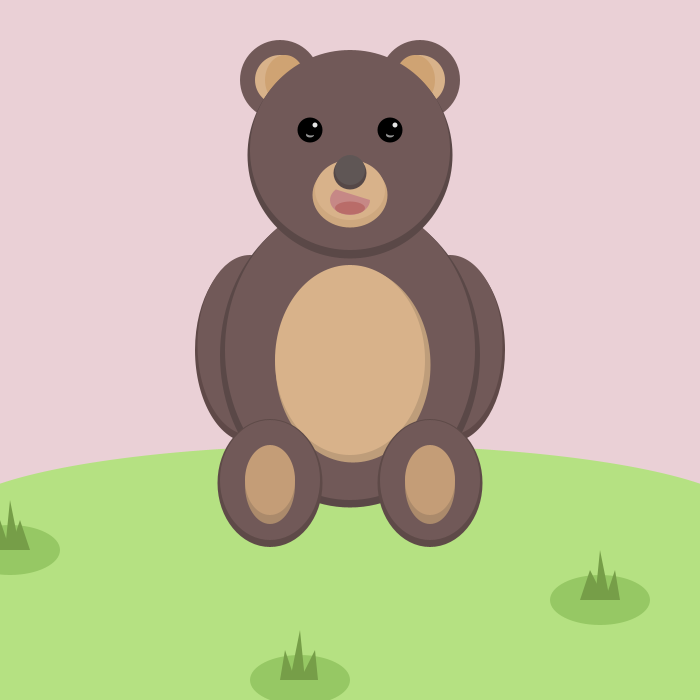
Frame 1 (no input)
Frame 60 (the mouse pressed at the canvas centre just before this capture): identical to frame 1, image omitted
Frame 120 (the mouse held since frame 60 and released just before this capture): identical to frame 1, image omitted

The Processing sketch that drew this single still picture (run headless with seeded random() and noise(); from frame 60 on, the mouse is pressed at the canvas centre):

// Processing sketch: bear_basic
// ── bear_basic.pde
void setup(){
  size(700, 700);
  noStroke();
}


void draw(){  
  ellipseMode(CENTER);   //(350, 350)
  
  // background
  background(234, 208, 214);
  fill(181, 225, 130);
  rect(0, 520, 700, 180);
  ellipse(350, 520, 800, 150);
  
  //land
  fill(150, 200, 100);
  ellipse(10, 550, 100, 50);
  ellipse(300, 680, 100, 50);
  ellipse(600, 600, 100, 50);
  
  fill(118, 158, 72);
  
  //fill_1
  triangle(0, 550, 0, 520, 10, 550);
  triangle(5, 550, 10, 500, 20, 550);
  triangle(10, 550, 20, 520, 30, 550);
  
  //fill_2
  triangle(280, 680, 285, 650, 295, 680);
  triangle(290, 680, 300, 630, 305, 680);
  triangle(300, 680, 315, 650, 318, 680);
  
  //fill_3
  triangle(580, 600, 590, 570, 605, 600);
  triangle(595, 600, 600, 550, 610, 600);
  triangle(605, 600, 615, 570, 620, 600);
  
  //arm 
  //left
  fill(95, 73, 72);
  ellipse(250, 350, 110, 185);
  fill(113, 89, 88);
  ellipse(250, 345, 105, 180);
  
  //arm
  //right
  fill(95, 73, 72);
  ellipse(450, 350, 110, 185);
  fill(113, 89, 88);
  ellipse(450, 345, 105, 180);

  
  //body
  fill(90, 72, 71);
  ellipse(350, 355, 260, 305);
  fill(113, 89, 88);
  ellipse(350, 350, 250, 300);
  
  fill(190, 157, 122);
  ellipse(353, 365, 155, 195);
  fill(216, 178, 138);
  ellipse(350, 360, 150, 190);
  
  // foot
  fill(94, 74, 72);
  ellipse(270, 483, 105, 128);
  ellipse(430, 483, 105, 128);
  fill(113, 89, 88);
  ellipse(270, 480, 100, 120);
  ellipse(430, 480, 100, 120);
  
  fill(171, 138, 107);
  ellipse(270, 485, 50, 78);
  ellipse(430, 485, 50, 78);
  fill(196, 157, 119);
  ellipse(270, 480, 50, 70);
  ellipse(430, 480, 50, 70);


  //ear
  fill(113, 89, 88);
  ellipse(280, 80, 80, 80);
  ellipse(420, 80, 80, 80);
  
  fill(216, 178, 138);
  ellipse(280, 80, 50, 50);
  ellipse(420, 80, 50, 50);
  
  fill(207, 163, 115);
  ellipse(285, 80, 40, 50);
  ellipse(415, 80, 40, 50);
  
  //face
  fill(90, 72, 71);
  ellipse(350, 155, 205, 207);
  fill(113, 89, 88);
  ellipse(350, 150, 200, 200);
  
  //eye
  fill(0);
  ellipse(310, 130, 25, 25);
  ellipse(390, 130, 25, 25);
  
  fill(227);
  ellipse(315, 125, 5, 5);
  ellipse(395, 125, 5, 5);
  
  fill(150);
  ellipse(310, 135, 8, 5);
  fill(0);
  ellipse(311, 133, 9, 5);
  
  fill(150);
  ellipse(390, 135, 8, 5);
  fill(0);
  ellipse(391, 133, 9, 5);
  
  //mouse
  fill(206, 168, 127);
  ellipse(350, 195, 75, 65);
  
  fill(216, 178, 138);
  ellipse(350, 190, 70, 60);
  
  fill(198, 136, 134);
  arc(350, 200, 40, 30, 0, PI+QUARTER_PI, CHORD);
  
  fill(185, 108, 105);
  ellipse(350, 208, 30, 13);
  
  //nose
  fill(85, 72, 71);
  ellipse(350, 173, 33, 33);
  
  fill(95, 86, 85);
  ellipse(350, 170, 30, 30);
  
}
